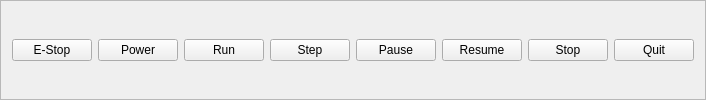
     <widget class="QFrame" name="frame">
      <property name="frameShape">
       <enum>QFrame::StyledPanel</enum>
      </property>
      <property name="frameShadow">
       <enum>QFrame::Raised</enum>
      </property>
      <layout class="QGridLayout" name="gridLayout">
       <item row="0" column="7">
        <widget class="QPushButton" name="quit_pb">
         <property name="text">
          <string>Quit</string>
         </property>
        </widget>
       </item>
       <item row="0" column="4">
        <widget class="QPushButton" name="pause_pb">
         <property name="text">
          <string>Pause</string>
         </property>
        </widget>
       </item>
       <item row="0" column="3">
        <widget class="QPushButton" name="step_pb">
         <property name="text">
          <string>Step</string>
         </property>
        </widget>
       </item>
       <item row="0" column="1">
        <widget class="QPushButton" name="power_pb">
         <property name="text">
          <string>Power</string>
         </property>
        </widget>
       </item>
       <item row="0" column="6">
        <widget class="QPushButton" name="stop_pb">
         <property name="text">
          <string>Stop</string>
         </property>
        </widget>
       </item>
       <item row="0" column="2">
        <widget class="QPushButton" name="run_pb">
         <property name="text">
          <string>Run</string>
         </property>
        </widget>
       </item>
       <item row="0" column="5">
        <widget class="QPushButton" name="resume_pb">
         <property name="text">
          <string>Resume</string>
         </property>
        </widget>
       </item>
       <item row="0" column="0">
        <widget class="QPushButton" name="estop_pb">
         <property name="text">
          <string>E-Stop</string>
         </property>
        </widget>
       </item>
      </layout>
     </widget>
